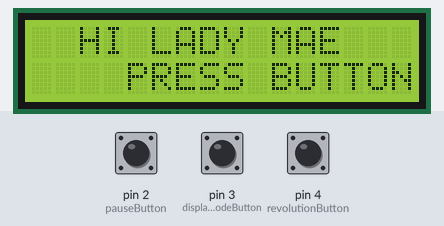
Simulated run of this sketch. Board: Arduino Uno, built with avr-gcc and run on an emulated ATmega328P. On the bench: 16×2 character LCD. Inputs (shaded band) come from the test bench; at power-on: pin 2 (pauseButton) LOW, pin 3 (displayModeButton) LOW, pin 4 (revolutionButton) LOW. Storage starts empty; what the sketch prints to the serial monitor is not drawn.

Above: at 1.2 s.
1.3 s: pin 2 (pauseButton) pulled HIGH for 0.15 s
At 1.7 s:
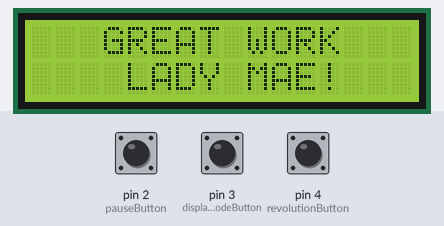
4.4 s: pin 3 (displayModeButton) pulled HIGH for 0.15 s
At 5.6 s:
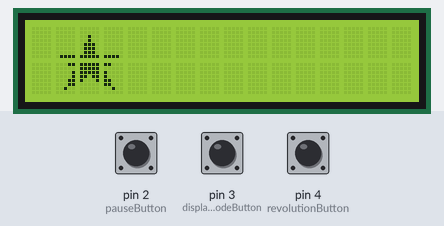
6.4 s: pin 4 (revolutionButton) pulled HIGH for 0.15 s
At 6.9 s:
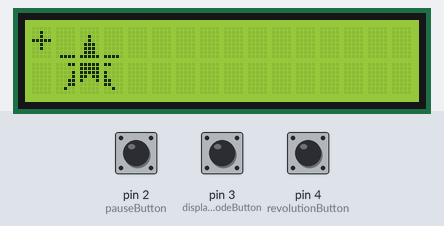
8.5 s: pin 2 (pauseButton) pulled HIGH for 1 s
At 11.6 s:
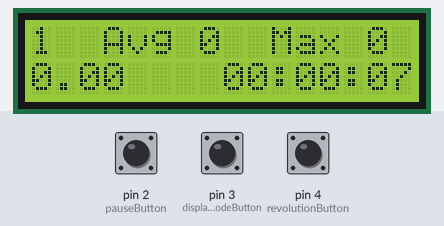
12.1 s: pin 3 (displayModeButton) pulled HIGH for 1 s
At 13.0 s:
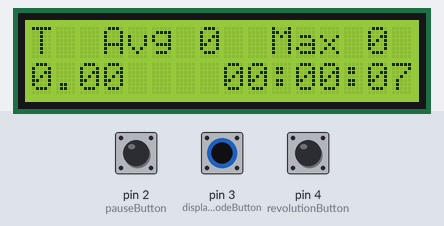
14.6 s: pin 3 (displayModeButton) pulled HIGH for 3.2 s
At 16.0 s:
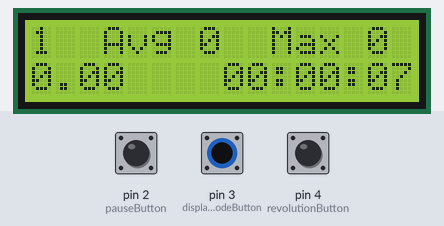
Timing chart, 0 to 17.6 s (numbered marks = the images above; inputs shaded):
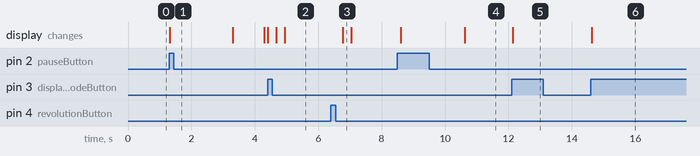

The sketch:

Mae_Speedometer.ino
```cpp
#include <LiquidCrystal.h>
#include <SPI.h>
#include <SD.h>


//LiquidCrystal lcd(12, 11, 8, 7, 6, 5);
LiquidCrystal lcd(A0, 9, 8, 7, 6, 5);

// Circumference of bicycle wheel expressed in meters
float bicycleWheelCircumference = 50.2655;

const int pauseButton = 2;
boolean lastPauseButton = LOW;
boolean currentPauseButton = LOW;

const int displayModeButton = 3;
boolean lastDisplayModeButton = LOW;
boolean currentDisplayModeButton = LOW;

const int revolutionButton = 4;
boolean lastRevolutionButton = LOW;
boolean currentRevolutionButton = LOW;

boolean greeting = HIGH;

boolean paused = LOW;
boolean pausedShown = LOW;
unsigned long pausedStartTime = 0;

boolean wheelTurningShown = LOW;
unsigned long wheelTurningStartTime = 0;

boolean motivatorShown = LOW;
unsigned long motivatorStartTime = 0;

unsigned long lastRevolutionStartTime = 0;
unsigned long revolutionTime = 0;


int currentDisplayMode = 0;
int showLap = 0;
int lapCurrentlyShown = 100;
int currentLap = 0;

float currentDistance;
unsigned long currentDuration;
int currentMaximumMPH;
int currentAverageMPH;
int currentMPH;

float arrayDistance[20];
unsigned long arrayDuration[20];
int arrayMaximumMPH[20];
int arrayAverageMPH[20];

unsigned long revolutionCount = 0;
unsigned long currentTime = 0;
unsigned long lapStartTime = 0;

float mi = 0.00;
float mph = 0.00;
int intHours;
int intMinutes;
int intSeconds;

unsigned long milliSecondsInSecond = 1000;
unsigned long milliSecondsInMinute = 60000;
unsigned long milliSecondsInHour = 3600000;

File myFile;

void setup()
{

  // Configure digital input pins for push buttons and Hall sensor
  pinMode (revolutionButton, INPUT);
  pinMode (pauseButton, INPUT);
  pinMode (displayModeButton, INPUT);

  // Initialize maximum MPH in totals as this may not be calculated if no maximum was computed for laps
  // and there may be random data in memory location
  arrayMaximumMPH[0] = 0;

  // Initialize LCD screen & show "PRESS BUTTON TO START"
  lcd.begin(16, 2);
  lcd.clear();
  lcd.setCursor(2, 0);
  lcd.print("HI LADY MAE");
  lcd.setCursor(4, 1);
  lcd.print("PRESS BUTTON TO START");

    // Open serial communications and wait for port to open:
    Serial.begin(9600);

    Serial.print("Initializing SD card...");
    if (!SD.begin(10)) {
    Serial.println("initialization failed!");
     while (1);
    }
    Serial.println("initialization done.");


}

void loop() {


  // Get current time in millis
  currentTime = millis();

  // Read revolution Hall sensor
  currentRevolutionButton = debounce(lastRevolutionButton, revolutionButton);
  if (lastRevolutionButton == HIGH && currentRevolutionButton == LOW) {

    // If initial "PRESS BUTTON TO START" is not displayed and not currently paused then this
    // status is not at start up.
    if (!greeting && !paused) {

      // Increase wheel revolution count
      revolutionCount++;

      // Display "+" to show that one revolution was recorded
      lcd.setCursor(0, 0);
      lcd.print("+");
      wheelTurningShown = HIGH;
      wheelTurningStartTime = currentTime;

      // Compute millis it took for this latest revolution
      if (lastRevolutionStartTime > 0) {

        revolutionTime = currentTime - lastRevolutionStartTime;

        // Compute current speed in miles per hour based on time it took to complete last wheel revolution
        mph = (3600000 / revolutionTime) * bicycleWheelCircumference / 63360;
        currentMPH = mph;

        // If current speed is new maximum speed for this lap then store it
        if (currentMaximumMPH < currentMPH) {
          currentMaximumMPH = currentMPH;
        }
      }
      lastRevolutionStartTime = currentTime;
    }
  }
  lastRevolutionButton = currentRevolutionButton;

    // Read PAUSE/RESUME push button
  currentPauseButton = debounce(lastPauseButton, pauseButton);
  if (lastPauseButton == LOW && currentPauseButton == HIGH) {

    // If "PRESS BUTTON TO START" message has been showing then we now need to start 1st lap/period
    if (greeting) {

      greeting = LOW;

      // Show motivational message
      showMotivator();
      motivatorShown = HIGH;
      motivatorStartTime = currentTime;

      currentLap = 1;
      resetLapVariables(); //1st lap
      currentDisplayMode = 1;

    }
    else {

      // Otherwise if pause is active then we need to take it out of pause and start new lap/period
      if (paused) {

        paused = LOW;

        // Show "CYCLE SAFELY!" message
        showMotivator();
        motivatorShown = HIGH;
        motivatorStartTime = currentTime;

        // Increment lap counter
        currentLap++;

        resetLapVariables();
        currentDisplayMode = 1;
      }
      // Otherwise pause is not currently active so we need to save lap/period data and activate pause
      else {

        paused = HIGH;

        // Calculate duration
        currentDuration = currentTime - lapStartTime;

        // If lap duration is less than 2 seconds (which means user pressed the pause button while "CYCLE SAFELY!" message
        // was shown) then do not store the lap/ignore it
        if (currentDuration < 2000) {
          currentLap--;
        }
        // Otherwise store the lap
        else {

          // Compute distance and average miles per hour if bicycle moved
          if (revolutionCount > 0) {
            currentDistance = revolutionCount * bicycleWheelCircumference / 63360;
            currentAverageMPH = currentDistance * 3600000 / currentDuration;
          }

          // Store data for lap/period into array
          arrayDistance[currentLap] = currentDistance;
          arrayDuration[currentLap] = currentDuration;
          arrayAverageMPH[currentLap] = currentAverageMPH;
          arrayMaximumMPH[currentLap] = currentMaximumMPH;

          // Update totals for all laps/periods
          arrayDistance[0] = arrayDistance[0] + currentDistance;
          arrayDuration[0] = arrayDuration[0] + currentDuration;
          arrayAverageMPH[0] = arrayDistance[0] * 3600000 / arrayDuration[0];
          if (currentMaximumMPH > arrayMaximumMPH[0]) {
            arrayMaximumMPH[0] = currentMaximumMPH;
          }


//          }


        }
        // In case "Great Work Lady Mae!" has been showing, turn it off now since we want to show "PAUSED!" message
        // and we don't want it to be removed when "Great Work Lady Mae!" times out
        motivatorShown = LOW;

        // Show "PAUSED!" message
        showPaused();
        pausedShown = HIGH;
        pausedStartTime = currentTime;

        // We will need to show data for lap which was just finished
        showLap = currentLap;
        currentDisplayMode = 3;
      }
    }
  }

    lastPauseButton = currentPauseButton;


  // Read DISPLAY MODE push button
  currentDisplayModeButton = debounce(lastDisplayModeButton, displayModeButton);
  if (lastDisplayModeButton == LOW && currentDisplayModeButton == HIGH) {

    // If "PRESS BUTTON TO START" message has been showing then we now need to start 1st lap/period
    if (greeting) {

      greeting = LOW;

      // Show motivational message
      showMotivator();
      motivatorShown = HIGH;
      motivatorStartTime = currentTime;

      currentLap = 1;
      resetLapVariables();
      currentDisplayMode = 1;

    }
    else {

      // Otherwise if motivational message is not shown nor is "PAUSED!" message shown...
      if (!motivatorShown && !pausedShown) {

        // If not currently paused (so lap is ongoing)...
        if (!paused) {

          // Flip between the two different display modes available
          if (currentDisplayMode == 1) {
            currentDisplayMode = 2;
          }
          else {
            currentDisplayMode = 1;
          }

          // Clear display and show appropriate labels
          showLabels(currentDisplayMode);
        }

        // Otherwise we are in paused mode so cycle through lap data available, including totals page
        else {
          currentDisplayMode = 3;
          writeToFile();

          showLap++;
          if (showLap > currentLap) {
            showLap = 0; // Show totals
          }
        }
      }
    }
  }
  lastDisplayModeButton = currentDisplayModeButton;

  // If wheel revolution indicator has been showing, take if off if it has been 250 millis or more
  if (wheelTurningShown && !greeting && !paused && (currentTime >= (wheelTurningStartTime + 250))) {
    wheelTurningShown = LOW;
    lcd.setCursor(0, 0);
    lcd.print(" ");
  }

    // If wheel revolution indicator has been showing, take if off if it has been 250 millis or more
  if (!greeting && !paused && (currentTime >= (lastRevolutionStartTime + 10000)) && currentMPH > 0) {
    currentMPH = 0;
  }

  // If "Great Job Lady Mae!" has been showing, take it off if it has been 2 seconds or more
  if (motivatorShown && (currentTime >= (motivatorStartTime + 2000))) {
    motivatorShown = LOW;
    showLabels(currentDisplayMode);
  }

    // If "Paused!" has been showing, take it off if it has been 2 seconds or more
  if (pausedShown && (currentTime >= (pausedStartTime + 2000))) {
    writeToFile();
    pausedShown = LOW;
    showLabels(currentDisplayMode);
  }

  // If "PUSH BUTTON TO START" is not showing and not currently paused...
  if (!greeting && !paused) {

    // Compute milliseconds since start of lap
    currentDuration = currentTime - lapStartTime;

    // Compute distance and average miles per hour if bicycle has moved
    if (revolutionCount > 0) {
      // Compute miles traveled
      // Circumference of wheel is in meters
      currentDistance = revolutionCount * bicycleWheelCircumference / 63360;

      // Compute average miles per hour since start of lap
      currentAverageMPH = currentDistance * 3600000 / currentDuration;
    }
  }


  // If no messages are currently showing then update data on display
  if (!greeting && !motivatorShown && !pausedShown) {


    if (currentDisplayMode == 2) {

      starLoop(currentMPH);

//      Serial.println(currentDuration);


    }

      if (currentDisplayMode == 1) {

        lcd.setCursor(1, 0);
        lcd.print(currentDistance);
        lcd.print(" mi");

        lcd.setCursor(14, 0);
        if (currentMPH < 10) {
          lcd.print(" ");
        }
        lcd.print(currentMPH);

        computeHMS(currentDuration);
        lcd.setCursor(1, 1);
        if (intHours < 10) {
          lcd.print("0");
        }
        lcd.print(intHours);

        lcd.print(":");
        if (intMinutes < 10) {
          lcd.print("0");
        }
        lcd.print(intMinutes);

        lcd.print(":");
        if (intSeconds < 10) {
          lcd.print("0");
        }
        lcd.print(intSeconds);

//        lcd.setCursor(12, 1);
//        lcd.print("A");

        if (currentDisplayMode == 1) {
//          lcd.setCursor(12, 1);
//          lcd.print("A");
          lcd.setCursor(14, 1);
          if (currentMaximumMPH < 10) {
            lcd.print(" ");
          }
          lcd.print(currentMaximumMPH);
        }
        else {
          lcd.setCursor(10, 1);
          lcd.print("M");
          lcd.setCursor(11, 1);
          lcd.print("A");
          lcd.setCursor(12, 1);
          lcd.print("X");
          lcd.setCursor(14, 1);
          if (currentMaximumMPH < 10) {
            lcd.print(" ");
          }
          lcd.print(currentMaximumMPH);
        }
      }

    // Otherwise device is paused so show historical lap information
    else {

      // Update display only if we need to show data for different lap to that currently shown
      // this way display is not constantly cleared and refreshed with same data which would
      // cause display to flicker and is not needed anyway as data is not changing
      if (lapCurrentlyShown != showLap) {

        lapCurrentlyShown = showLap;

        lcd.clear();

        lcd.setCursor(0, 0);
        if (showLap == 0) {
          lcd.print("T ");
        }
        else {
          lcd.print(showLap);
        }

        lcd.setCursor(3, 0);
        lcd.print("Avg");
        lcd.setCursor(7, 0);
        lcd.print(arrayAverageMPH[showLap]);
        if (arrayAverageMPH[showLap] < 10) {
          lcd.print(" ");
        }

        lcd.setCursor(10, 0);
        lcd.print("Max");
        lcd.setCursor(14, 0);
        lcd.print(arrayMaximumMPH[showLap]);
        if (arrayMaximumMPH[showLap] < 10) {
          lcd.print(" ");
        }

        lcd.setCursor(0, 1);
        lcd.print("        ");
        lcd.setCursor(0, 1);
        lcd.print(arrayDistance[showLap]);
//        lcd.print(" mi");

        computeHMS(arrayDuration[showLap]);
        lcd.setCursor(8, 1);
        if (intHours < 10) {
          lcd.print("0");
        }
        lcd.print(intHours);

        lcd.print(":");

        if (intMinutes < 10) {
          lcd.print("0");
        }
        lcd.print(intMinutes);

        lcd.print(":");

        if (intSeconds < 10) {
          lcd.print("0");
        }
        lcd.print(intSeconds);
      }
    }
  }
}


//serial plotter: lap, distance, date and time, speed

// Compute hours, minutes and seconds for given duration expressed in milliseconds
void computeHMS(unsigned long duration) {

  float floatHours;
  float floatMinutes;
  float floatSeconds;

  intHours = 0;
  intMinutes = 0;
  intSeconds = 0;

  if (duration >= 1000) {
      floatSeconds = duration / milliSecondsInSecond % 60;
      intSeconds = floatSeconds;

      floatMinutes = duration / milliSecondsInMinute % 60;
      intMinutes = floatMinutes;

      floatHours = duration / milliSecondsInHour % 24;
      intHours = floatHours;
  }
}

// Show motivator "Great Work Lady Mae!"
void showMotivator() {
  lcd.clear();
  lcd.setCursor(3, 0);
  lcd.print("GREAT WORK");
  lcd.setCursor(4, 1);
  lcd.print("LADY MAE!");
}

// Show "PAUSED!"
void showPaused() {
  lcd.clear();
  lcd.setCursor(4, 0);
  lcd.print("PAUSED!");
}

// Show appropriate labels for current mode
void showLabels(int currentDisplayMode) {

  lcd.clear();
  switch (currentDisplayMode)     {
  case 1:
    lcd.setCursor(10, 0);
    lcd.print("S");
    lcd.setCursor(11, 0);
    lcd.print("P");
    lcd.setCursor(12, 0);
    lcd.print("D");
    lcd.setCursor(10, 1);
    lcd.print("M");
    lcd.setCursor(11, 1);
    lcd.print("A");
    lcd.setCursor(12, 1);
    lcd.print("x");
    break;
  case 2:
//    lcd.setCursor(10, 0);
//    lcd.print("S");
//    lcd.setCursor(11, 0);
//    lcd.print("P");
//    lcd.setCursor(12, 0);
//    lcd.print("D");
//    lcd.setCursor(10, 1);
//    lcd.print("M");
//    lcd.setCursor(11, 1);
//    lcd.print("A");
//    lcd.setCursor(12, 1);
//    lcd.print("x");
    break;
  }
}


//A debouncing function that can be used for any button
boolean debounce(boolean last, int pin)
{
  boolean current = digitalRead(pin);
  if (last != current) {
    delay(5);
    current = digitalRead(pin);
  }
  return current;
}

void starLoop(int speed) {

  delay(250);
  lcd.clear();
  int roundedSpeed = round(speed);

    byte image02[8] = {B00000, B00000, B00100, B00100, B01110, B01110, B01110, B11111};
    byte image01[8] = {B00000, B00000, B00000, B00000, B00000, B00000, B00000, B01111};
    byte image17[8] = {B00011, B00000, B00001, B00001, B00011, B00011, B00100, B00000};
    byte image18[8] = {B11111, B11111, B11111, B11011, B10001, B00000, B00000, B00000};
    byte image19[8] = {B11000, B00000, B10000, B10000, B11000, B11000, B00100, B00000};
    byte image03[8] = {B00000, B00000, B00000, B00000, B00000, B00000, B00000, B11110};

    lcd.createChar(0, image02);
    lcd.createChar(1, image01);
    lcd.createChar(2, image17);
    lcd.createChar(3, image18);
    lcd.createChar(4, image19);
    lcd.createChar(5, image03);

    int count = 0;

    for(int i = 0; count <= roundedSpeed; i = i + 3) {

        lcd.setCursor(1+i, 0);
        lcd.write(byte(1));

        lcd.setCursor(2+i, 0);
        lcd.write(byte(0));

        lcd.setCursor(3+i, 0);
        lcd.write(byte(5));

        lcd.setCursor(1+i, 1);
        lcd.write(byte(2));

        lcd.setCursor(2+i, 1);
        lcd.write(byte(3));

        lcd.setCursor(3+i, 1);
        lcd.write(byte(4));


      count++;
    }

}

void writeToFile() {


          if (SD.exists("speedlog.txt")) {
            Serial.println("speed.txt exists.");
            myFile = SD.open("speedlog.txt", FILE_WRITE);

          } else {
        //when the new sd card arrives, format it FIRST then write to it every 30 seconds
//            Serial.println("speedlog.txt doesn't exist.");
            myFile = SD.open("speedlog.txt", FILE_WRITE);
            myFile.println("currentTime,currentDistance,currentDuration,currentAvgMPH,currentMaxMPH");

          }

         // if the file opened okay, write to it:
        if (myFile) {
          Serial.print("Writing to test.txt...");
          myFile.print(currentTime);
          myFile.print(",");
          myFile.print(currentDistance);
          myFile.print(",");
          myFile.print(currentDuration);
          myFile.print(",");
          myFile.print(currentAverageMPH);
          myFile.print(",");
          myFile.println(currentMaximumMPH);

                // close the file:
          myFile.close();
          Serial.println("closed.");

        }
}


// Reset all variables used for calculating current/ongoing lap
void resetLapVariables() {

  revolutionCount = 0;

  lapStartTime = currentTime;

  currentDistance = 0;
  currentDuration = 0;
  currentMaximumMPH = 0;
  currentAverageMPH = 0;
}
```

Measured:
- after the input at 1.3 s, the display: changes at once (image 1)
- after the input at 4.4 s, the display: first changes at once (image 2 shows a later state)
- after the input at 6.4 s, the display: changes after 0.37 s (image 3)
- after the input at 8.5 s, the display: first changes after 0.10 s (image 4 shows a later state)
- after the input at 12.1 s, the display: changes at once (image 5)
- after the input at 14.6 s, the display: changes at once (image 6)
